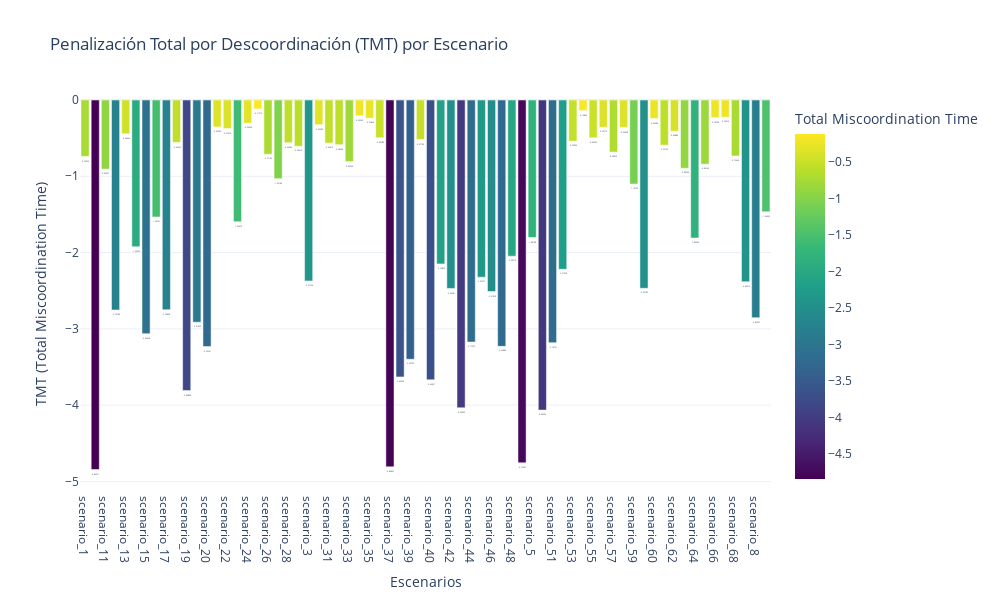
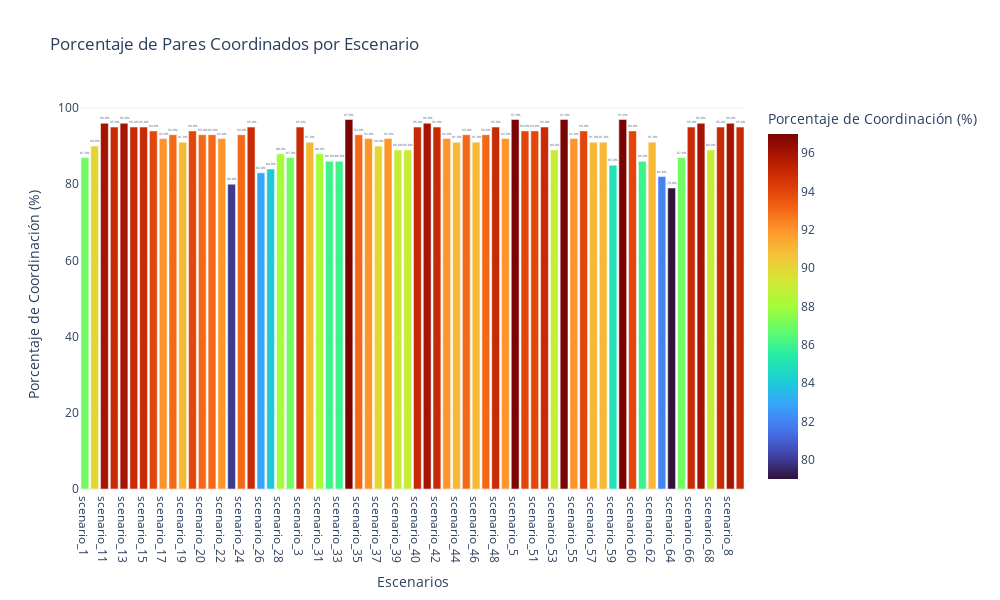

Notebook cell for these charts, in order:
### Markdown cell above
# Analisys

### Code cell
import json
import os
import copy
import plotly.express as px
import plotly.graph_objects as go
import pandas as pd
import numpy as np

# --- Constantes ---
CTI = 0.2  # Intervalo de tiempo de coordinación típico (en segundos)

# --- Ruta del archivo ---
input_file = "/Users/gustavo/Documents/Projects/TESIS_UNAL/ADAPTIVE_ALGORITHM/data/processed/independent_relay_pairs_second_optimization.json"

def analyze_all_scenarios():
    try:
        # 1. Cargar el archivo JSON
        print(f"Cargando datos desde: {input_file}")
        with open(input_file, 'r') as f:
            relay_pairs_data = json.load(f)
        
        if not isinstance(relay_pairs_data, list):
            raise TypeError(f"Error: El archivo {input_file} no contiene una lista JSON.")
        
        # Diccionarios para almacenar datos por escenario
        scenario_results = {}  # Estructura: {scenario_id: {'tmt': valor, 'coordinated': cantidad, 'uncoordinated': cantidad}}
        
        # 2. Procesar cada par y agrupar por escenario
        print("Calculando TMT por escenario...")
        total_pairs_read = 0
        skipped_pairs_count = 0
        
        for pair_entry in relay_pairs_data:
            total_pairs_read += 1
            if not isinstance(pair_entry, dict):
                skipped_pairs_count += 1
                continue
            
            scenario_id = pair_entry.get("scenario_id")
            if not scenario_id:
                skipped_pairs_count += 1
                continue
                
            # Inicializar datos del escenario si es la primera vez
            if scenario_id not in scenario_results:
                scenario_results[scenario_id] = {
                    'tmt': 0, 
                    'coordinated': 0, 
                    'uncoordinated': 0,
                    'total_valid': 0
                }
            
            # Obtener información de los relés
            main_relay_info = pair_entry.get('main_relay')
            backup_relay_info = pair_entry.get('backup_relay')
            
            if not isinstance(main_relay_info, dict) or not isinstance(backup_relay_info, dict):
                skipped_pairs_count += 1
                continue
                
            # Obtener tiempos de operación
            main_time = main_relay_info.get('Time_out')
            backup_time = backup_relay_info.get('Time_out')
            
            # Validar que los tiempos son números
            if not isinstance(main_time, (int, float)) or not isinstance(backup_time, (int, float)):
                skipped_pairs_count += 1
                continue
                
            # Cálculos
            delta_t = backup_time - main_time - CTI
            mt = (delta_t - abs(delta_t)) / 2  # Penalización solo si delta_t es negativo
            
            # Actualizar resultados del escenario
            scenario_results[scenario_id]['tmt'] += mt
            scenario_results[scenario_id]['total_valid'] += 1
            
            if delta_t >= 0:
                scenario_results[scenario_id]['coordinated'] += 1
            else:
                scenario_results[scenario_id]['uncoordinated'] += 1
        
        # 3. Preparar datos para graficar
        data_for_chart = []
        for scenario, data in scenario_results.items():
            data_for_chart.append({
                'Escenario': scenario,
                'TMT': data['tmt'],
                'Pares Coordinados': data['coordinated'],
                'Pares Descoordinados': data['uncoordinated'],
                'Total Pares Válidos': data['total_valid'],
                'Porcentaje Coordinación': 100 * data['coordinated'] / data['total_valid'] if data['total_valid'] > 0 else 0
            })
        
        # Convertir a DataFrame y ordenar por nombre de escenario
        df = pd.DataFrame(data_for_chart)
        df = df.sort_values(by='Escenario')
        
        # 4. Crear gráfico de barras con Plotly
        fig = px.bar(
            df, 
            x='Escenario', 
            y='TMT',
            text='TMT',
            color='TMT',
            color_continuous_scale='Viridis',
            title='Penalización Total por Descoordinación (TMT) por Escenario',
            labels={'TMT': 'Total Miscoordination Time'},
            hover_data=['Pares Coordinados', 'Pares Descoordinados', 'Total Pares Válidos', 'Porcentaje Coordinación']
        )
        
        # Personalizar el gráfico
        fig.update_traces(
            texttemplate='%{text:.5f}',
            textposition='outside'
        )
        
        fig.update_layout(
            xaxis_title='Escenarios',
            yaxis_title='TMT (Total Miscoordination Time)',
            xaxis={'categoryorder': 'array', 'categoryarray': df['Escenario'].tolist()},
            font=dict(size=12),
            height=600,
            width=1000
        )
        
        # 5. Crear un segundo gráfico: porcentaje de coordinación
        fig2 = px.bar(
            df,
            x='Escenario',
            y='Porcentaje Coordinación',
            text='Porcentaje Coordinación',
            color='Porcentaje Coordinación',
            color_continuous_scale='Turbo',
            title='Porcentaje de Pares Coordinados por Escenario',
            labels={'Porcentaje Coordinación': 'Porcentaje de Coordinación (%)'},
            hover_data=['Pares Coordinados', 'Pares Descoordinados', 'Total Pares Válidos', 'TMT']
        )
        
        fig2.update_traces(
            texttemplate='%{text:.1f}%',
            textposition='outside'
        )
        
        fig2.update_layout(
            xaxis_title='Escenarios',
            yaxis_title='Porcentaje de Coordinación (%)',
            xaxis={'categoryorder': 'array', 'categoryarray': df['Escenario'].tolist()},
            font=dict(size=12),
            height=600,
            width=1000
        )
        
        # 5. Mostrar tabla de resultados
        print("\n--- Resultados por Escenario ---")
        print(f"{'Escenario':<15} {'Pares Válidos':<15} {'Coordinados':<15} {'Descoordinados':<15} {'% Coordin.':<15} {'TMT':<15}")
        print("-" * 90)
        
        for index, row in df.iterrows():
            print(f"{row['Escenario']:<15} {int(row['Total Pares Válidos']):<15} {int(row['Pares Coordinados']):<15} {int(row['Pares Descoordinados']):<15} {row['Porcentaje Coordinación']:.1f}%{' ':<10} {row['TMT']:.5f}")
        
        print(f"\nTotal de pares leídos: {total_pairs_read}")
        print(f"Pares omitidos (datos inválidos/faltantes): {skipped_pairs_count}")
        
        # Guardar los gráficos antes de mostrarlos
        output_dir = os.path.dirname(input_file)
        
        # Guardar el primer gráfico (TMT)
        output_file_tmt = os.path.join(output_dir, "tmt_by_scenario.html")
        fig.write_html(output_file_tmt)
        print(f"\nGráfico de TMT guardado en: {output_file_tmt}")
        
        # Guardar el segundo gráfico (% Coordinación)
        output_file_coord = os.path.join(output_dir, "coordination_percentage_by_scenario.html")
        fig2.write_html(output_file_coord)
        print(f"Gráfico de Porcentaje de Coordinación guardado en: {output_file_coord}")
        
        # Mostrar los gráficos
        fig.show()
        fig2.show()
        
    except FileNotFoundError:
        print(f"Error CRÍTICO: No se pudo encontrar el archivo de entrada: {input_file}")
    except TypeError as e:
        print(f"Error CRÍTICO: Problema con el tipo de datos esperado en el archivo JSON: {e}")
    except json.JSONDecodeError as e:
        print(f"Error CRÍTICO: El archivo de entrada JSON ({input_file}) está mal formado: {e}")
    except Exception as e:
        import traceback
        print(f"Error inesperado durante el procesamiento: {e}")
        print("--- Traceback ---")
        traceback.print_exc()
        print("-----------------")
        
if __name__ == "__main__":
    analyze_all_scenarios()

### Figure 1 — Plotly figure (JSON) as saved in the notebook; plotly's stock layout.template omitted (floating-point values rounded to 4 significant figures; data arrays with more than 128 entries replaced by an {"elided": "..."} marker saying what was removed)
{"data": [{"alignmentgroup": "True", "customdata": {"elided": "68x4 int values"}, "hovertemplate": "Escenario=%{x}<br>Total Miscoordination Time=%{marker.color}<br>Pares Coordinados=%{customdata[0]}<br>Pares Descoordinados=%{customdata[1]}<br>Total Pares Válidos=%{customdata[2]}<br>Porcentaje Coordinación=%{customdata[3]}<extra></extra>", "legendgroup": "", "marker": {"color": [-0.7393, -4.844, -0.9063, -2.752, -0.443, -1.924, -3.063, -1.533, -2.749, -0.5555, -3.809, -2.913, -3.232, -0.353, -0.3733, -1.595, -0.3039, -0.1171, -0.7119, -1.032, -0.5596, -0.6061, -2.372, -0.3229, -0.5641, -0.586, -0.8079, -0.2069, -0.2385, -0.4958, -4.809, -3.63, -3.398, -0.5175, -3.668, -2.148, -2.47, -4.034, -3.173, -2.323, -2.511, -3.229, -2.047, -4.756, -1.802, -4.065, -3.181, -2.219, -0.539, -0.1386, -0.4953, -0.3577, -0.6832, -0.3594, -1.101, -2.468, -0.2428, -0.5915, -0.4088, -0.8954, -1.809, -0.8416, -0.233, -0.2247, -0.7345, -2.382, -2.854, -1.465], "coloraxis": "coloraxis", "pattern": {"shape": ""}}, "name": "", "offsetgroup": "", "orientation": "v", "showlegend": false, "text": [-0.7393, -4.844, -0.9063, -2.752, -0.443, -1.924, -3.063, -1.533, -2.749, -0.5555, -3.809, -2.913, -3.232, -0.353, -0.3733, -1.595, -0.3039, -0.1171, -0.7119, -1.032, -0.5596, -0.6061, -2.372, -0.3229, -0.5641, -0.586, -0.8079, -0.2069, -0.2385, -0.4958, -4.809, -3.63, -3.398, -0.5175, -3.668, -2.148, -2.47, -4.034, -3.173, -2.323, -2.511, -3.229, -2.047, -4.756, -1.802, -4.065, -3.181, -2.219, -0.539, -0.1386, -0.4953, -0.3577, -0.6832, -0.3594, -1.101, -2.468, -0.2428, -0.5915, -0.4088, -0.8954, -1.809, -0.8416, -0.233, -0.2247, -0.7345, -2.382, -2.854, -1.465], "textposition": "outside", "texttemplate": "%{text:.5f}", "type": "bar", "x": ["scenario_1", "scenario_10", "scenario_11", "scenario_12", "scenario_13", "scenario_14", "scenario_15", "scenario_16", "scenario_17", "scenario_18", "scenario_19", "scenario_2", "scenario_20", "scenario_21", "scenario_22", "scenario_23", "scenario_24", "scenario_25", "scenario_26", "scenario_27", "scenario_28", "scenario_29", "scenario_3", "scenario_30", "scenario_31", "scenario_32", "scenario_33", "scenario_34", "scenario_35", "scenario_36", "scenario_37", "scenario_38", "scenario_39", "scenario_4", "scenario_40", "scenario_41", "scenario_42", "scenario_43", "scenario_44", "scenario_45", "scenario_46", "scenario_47", "scenario_48", "scenario_49", "scenario_5", "scenario_50", "scenario_51", "scenario_52", "scenario_53", "scenario_54", "scenario_55", "scenario_56", "scenario_57", "scenario_58", "scenario_59", "scenario_6", "scenario_60", "scenario_61", "scenario_62", "scenario_63", "scenario_64", "scenario_65", "scenario_66", "scenario_67", "scenario_68", "scenario_7", "scenario_8", "scenario_9"], "xaxis": "x", "y": [-0.7393, -4.844, -0.9063, -2.752, -0.443, -1.924, -3.063, -1.533, -2.749, -0.5555, -3.809, -2.913, -3.232, -0.353, -0.3733, -1.595, -0.3039, -0.1171, -0.7119, -1.032, -0.5596, -0.6061, -2.372, -0.3229, -0.5641, -0.586, -0.8079, -0.2069, -0.2385, -0.4958, -4.809, -3.63, -3.398, -0.5175, -3.668, -2.148, -2.47, -4.034, -3.173, -2.323, -2.511, -3.229, -2.047, -4.756, -1.802, -4.065, -3.181, -2.219, -0.539, -0.1386, -0.4953, -0.3577, -0.6832, -0.3594, -1.101, -2.468, -0.2428, -0.5915, -0.4088, -0.8954, -1.809, -0.8416, -0.233, -0.2247, -0.7345, -2.382, -2.854, -1.465], "yaxis": "y"}], "layout": {"barmode": "relative", "coloraxis": {"colorbar": {"title": {"text": "Total Miscoordination Time"}}, "colorscale": [[0, "#440154"], [0.1111, "#482878"], [0.2222, "#3e4989"], [0.3333, "#31688e"], [0.4444, "#26828e"], [0.5556, "#1f9e89"], [0.6667, "#35b779"], [0.7778, "#6ece58"], [0.8889, "#b5de2b"], [1, "#fde725"]]}, "font": {"size": 12}, "height": 600, "legend": {"tracegroupgap": 0}, "title": {"text": "Penalización Total por Descoordinación (TMT) por Escenario"}, "width": 1000, "xaxis": {"anchor": "y", "categoryarray": ["scenario_1", "scenario_10", "scenario_11", "scenario_12", "scenario_13", "scenario_14", "scenario_15", "scenario_16", "scenario_17", "scenario_18", "scenario_19", "scenario_2", "scenario_20", "scenario_21", "scenario_22", "scenario_23", "scenario_24", "scenario_25", "scenario_26", "scenario_27", "scenario_28", "scenario_29", "scenario_3", "scenario_30", "scenario_31", "scenario_32", "scenario_33", "scenario_34", "scenario_35", "scenario_36", "scenario_37", "scenario_38", "scenario_39", "scenario_4", "scenario_40", "scenario_41", "scenario_42", "scenario_43", "scenario_44", "scenario_45", "scenario_46", "scenario_47", "scenario_48", "scenario_49", "scenario_5", "scenario_50", "scenario_51", "scenario_52", "scenario_53", "scenario_54", "scenario_55", "scenario_56", "scenario_57", "scenario_58", "scenario_59", "scenario_6", "scenario_60", "scenario_61", "scenario_62", "scenario_63", "scenario_64", "scenario_65", "scenario_66", "scenario_67", "scenario_68", "scenario_7", "scenario_8", "scenario_9"], "categoryorder": "array", "domain": [0, 1], "title": {"text": "Escenarios"}}, "yaxis": {"anchor": "x", "domain": [0, 1], "title": {"text": "TMT (Total Miscoordination Time)"}}}}

### Figure 2 — Plotly figure (JSON) as saved in the notebook; plotly's stock layout.template omitted (floating-point values rounded to 4 significant figures; data arrays with more than 128 entries replaced by an {"elided": "..."} marker saying what was removed)
{"data": [{"alignmentgroup": "True", "customdata": {"elided": "68x4 float values"}, "hovertemplate": "Escenario=%{x}<br>Porcentaje de Coordinación (%)=%{marker.color}<br>Pares Coordinados=%{customdata[0]}<br>Pares Descoordinados=%{customdata[1]}<br>Total Pares Válidos=%{customdata[2]}<br>TMT=%{customdata[3]}<extra></extra>", "legendgroup": "", "marker": {"color": [87, 90, 96, 95, 96, 95, 95, 94, 92, 93, 91, 94, 93, 93, 92, 80, 93, 95, 83, 84, 88, 87, 95, 91, 88, 86, 86, 97, 93, 92, 90, 92, 89, 89, 95, 96, 95, 92, 91, 93, 91, 93, 95, 92, 97, 94, 94, 95, 89, 97, 92, 94, 91, 91, 85, 97, 94, 86, 91, 82, 79, 87, 95, 96, 89, 95, 96, 95], "coloraxis": "coloraxis", "pattern": {"shape": ""}}, "name": "", "offsetgroup": "", "orientation": "v", "showlegend": false, "text": [87, 90, 96, 95, 96, 95, 95, 94, 92, 93, 91, 94, 93, 93, 92, 80, 93, 95, 83, 84, 88, 87, 95, 91, 88, 86, 86, 97, 93, 92, 90, 92, 89, 89, 95, 96, 95, 92, 91, 93, 91, 93, 95, 92, 97, 94, 94, 95, 89, 97, 92, 94, 91, 91, 85, 97, 94, 86, 91, 82, 79, 87, 95, 96, 89, 95, 96, 95], "textposition": "outside", "texttemplate": "%{text:.1f}%", "type": "bar", "x": ["scenario_1", "scenario_10", "scenario_11", "scenario_12", "scenario_13", "scenario_14", "scenario_15", "scenario_16", "scenario_17", "scenario_18", "scenario_19", "scenario_2", "scenario_20", "scenario_21", "scenario_22", "scenario_23", "scenario_24", "scenario_25", "scenario_26", "scenario_27", "scenario_28", "scenario_29", "scenario_3", "scenario_30", "scenario_31", "scenario_32", "scenario_33", "scenario_34", "scenario_35", "scenario_36", "scenario_37", "scenario_38", "scenario_39", "scenario_4", "scenario_40", "scenario_41", "scenario_42", "scenario_43", "scenario_44", "scenario_45", "scenario_46", "scenario_47", "scenario_48", "scenario_49", "scenario_5", "scenario_50", "scenario_51", "scenario_52", "scenario_53", "scenario_54", "scenario_55", "scenario_56", "scenario_57", "scenario_58", "scenario_59", "scenario_6", "scenario_60", "scenario_61", "scenario_62", "scenario_63", "scenario_64", "scenario_65", "scenario_66", "scenario_67", "scenario_68", "scenario_7", "scenario_8", "scenario_9"], "xaxis": "x", "y": [87, 90, 96, 95, 96, 95, 95, 94, 92, 93, 91, 94, 93, 93, 92, 80, 93, 95, 83, 84, 88, 87, 95, 91, 88, 86, 86, 97, 93, 92, 90, 92, 89, 89, 95, 96, 95, 92, 91, 93, 91, 93, 95, 92, 97, 94, 94, 95, 89, 97, 92, 94, 91, 91, 85, 97, 94, 86, 91, 82, 79, 87, 95, 96, 89, 95, 96, 95], "yaxis": "y"}], "layout": {"barmode": "relative", "coloraxis": {"colorbar": {"title": {"text": "Porcentaje de Coordinación (%)"}}, "colorscale": [[0, "#30123b"], [0.07143, "#4145ab"], [0.1429, "#4675ed"], [0.2143, "#39a2fc"], [0.2857, "#1bcfd4"], [0.3571, "#24eca6"], [0.4286, "#61fc6c"], [0.5, "#a4fc3b"], [0.5714, "#d1e834"], [0.6429, "#f3c63a"], [0.7143, "#fe9b2d"], [0.7857, "#f36315"], [0.8571, "#d93806"], [0.9286, "#b11901"], [1, "#7a0402"]]}, "font": {"size": 12}, "height": 600, "legend": {"tracegroupgap": 0}, "title": {"text": "Porcentaje de Pares Coordinados por Escenario"}, "width": 1000, "xaxis": {"anchor": "y", "categoryarray": ["scenario_1", "scenario_10", "scenario_11", "scenario_12", "scenario_13", "scenario_14", "scenario_15", "scenario_16", "scenario_17", "scenario_18", "scenario_19", "scenario_2", "scenario_20", "scenario_21", "scenario_22", "scenario_23", "scenario_24", "scenario_25", "scenario_26", "scenario_27", "scenario_28", "scenario_29", "scenario_3", "scenario_30", "scenario_31", "scenario_32", "scenario_33", "scenario_34", "scenario_35", "scenario_36", "scenario_37", "scenario_38", "scenario_39", "scenario_4", "scenario_40", "scenario_41", "scenario_42", "scenario_43", "scenario_44", "scenario_45", "scenario_46", "scenario_47", "scenario_48", "scenario_49", "scenario_5", "scenario_50", "scenario_51", "scenario_52", "scenario_53", "scenario_54", "scenario_55", "scenario_56", "scenario_57", "scenario_58", "scenario_59", "scenario_6", "scenario_60", "scenario_61", "scenario_62", "scenario_63", "scenario_64", "scenario_65", "scenario_66", "scenario_67", "scenario_68", "scenario_7", "scenario_8", "scenario_9"], "categoryorder": "array", "domain": [0, 1], "title": {"text": "Escenarios"}}, "yaxis": {"anchor": "x", "domain": [0, 1], "title": {"text": "Porcentaje de Coordinación (%)"}}}}
